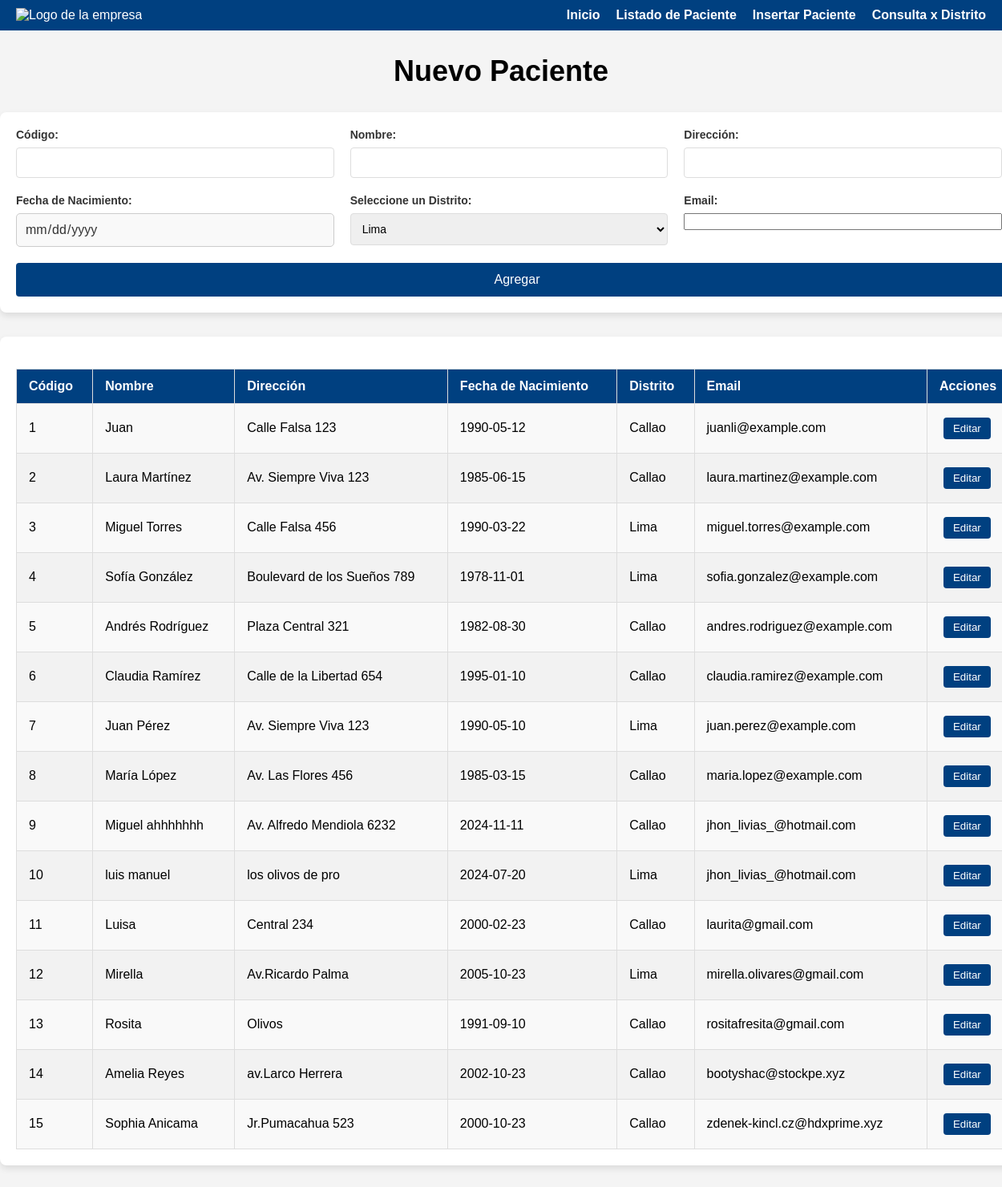
Page /Vista/lista-pacientes.php on the committed database.
### tables this page shows
CREATE TABLE `pacientes` (
  `id_paciente` int(11) NOT NULL,
  `nombre` varchar(100) NOT NULL,
  `fecha_nacimiento` date NOT NULL,
  `direccion` varchar(255) DEFAULT NULL,
  `telefono` varchar(15) NOT NULL,
  `email` varchar(100) DEFAULT NULL,
  `codigo_distrito` int(11) DEFAULT NULL
);

CREATE TABLE `distrito` (
  `id_distrito` int(11) NOT NULL,
  `nombre_distrito` varchar(100) NOT NULL,
  `descripcion` varchar(255) DEFAULT NULL,
  `fecha_creacion` timestamp NOT NULL DEFAULT current_timestamp()
);

### DAO/DistritoDAO.php (called while the page is built, shortened)
<?php
class DistritoDAO
{
  public static function getAllDistritos()
  {
    try {
      $conn = conectar();
      $sql = "CALL sp_obtenerDistritos()";
      $stmt = $conn->query($sql);
      return $stmt->fetchAll(PDO::FETCH_ASSOC);
    } catch (PDOException $e) {
      echo "Error al obtener los Distritos: " . $e->getMessage();
    }
  }
}

### Controlador/DistritoController.php (called while the page is built)
<?php
include_once __DIR__ . '/../DAO/DistritoDAO.php';
class DistritoController
{
  public function getAllDistritos()
  {
    return DistritoDAO::getAllDistritos();
  }
}

### DAO/PacienteDAO.php (called while the page is built, shortened)
<?php
class PacienteDAO
{
  public static function getAllPacientes()
  {
    try {
      $conn = conectar();
      $sql =  "CALL sp_listar_paciente()";
      $stmt = $conn->query($sql);
      return $stmt->fetchAll(PDO::FETCH_ASSOC);
    } catch (PDOException $e) {
      echo "Error al obtener los Pacientes: " . $e->getMessage();
    }
  }
}

### Controlador/PacienteController.php (called while the page is built, shortened)
<?php
include_once __DIR__ . '/../DAO/PacienteDAO.php';
class PacienteController
{
  public function getAllPacientes()
  {
    return PacienteDAO::getAllPacientes();
  }
}

### Vista/lista-pacientes.php (the view, shortened to what this page needs)
<?php
require_once '../Controlador/PacienteController.php';
require_once '../Controlador/DistritoController.php';
$controlador = new PacienteController();
$pacientes = $controlador->getAllPacientes();
$controladorDistritos = new DistritoController();
$distritos = $controladorDistritos->getAllDistritos();
$editMode = false;
$pacienteToEdit = null;
?>
<!DOCTYPE html>
<html lang="es">
<head>
    <link rel="stylesheet" type="text/css" href="./lista-pacientes.css">
</head>
<body>
    <header>
        <?php include 'header.php'; ?>
    </header>
    <section>
        <h1><?= $editMode ? "Actualizar Paciente" : "Nuevo Paciente"; ?></h1>
        <div class="form-container">
            <form method="POST" action="lista-pacientes.php">
                <div class="form-row">
                    <div>
                        <label for="codigo">Código:</label>
                        <input name="id" type="text" value="<?= $editMode && isset($pacienteToEdit['id_paciente']) ? htmlspecialchars($pacienteToEdit['id_paciente']) : '' ?>" <?= $editMode ? 'readonly' : '' ?>>
                    </div>
                    <div>
                        <label for="nombre">Nombre:</label>
                        <input name="nombre" type="text" value="<?= $editMode && isset($pacienteToEdit['nombre']) ? htmlspecialchars($pacienteToEdit['nombre']) : '' ?>" required>
                    </div>
                    <div>
                        <label for="direccion">Dirección:</label>
                        <input name="direccion" type="text" value="<?= $editMode && isset($pacienteToEdit['direccion']) ? htmlspecialchars($pacienteToEdit['direccion']) : '' ?>" required>
                    </div>
                    <div>
                        <label for="fecha_nacimiento">Fecha de Nacimiento:</label>
                        <input name="fecha_nacimiento" type="date" class="styled-date" value="<?= $editMode && isset($pacienteToEdit['fecha_nacimiento']) ? htmlspecialchars($pacienteToEdit['fecha_nacimiento']) : '' ?>" required>
                    </div>
                    <div>
                        <label for="selDistrito">Seleccione un Distrito:</label>
                        <select name="selDistrito" id="selDistrito" required>
                            <?php foreach ($distritos as $distrito): ?>
                                <option value="<?= isset($distrito['id_distrito']) ? $distrito['id_distrito'] : '' ?>"
                                    <?= ($editMode && isset($pacienteToEdit['id_distrito']) && $pacienteToEdit['id_distrito'] == $distrito['id_distrito']) ? 'selected' : '' ?>>
                                    <?= htmlspecialchars($distrito['nombre_distrito'] ?? 'Sin nombre') ?>
                                </option>
                            <?php endforeach; ?>
                        </select>
                    </div>
                    <div>
                        <label for="email">Email:</label>
                        <input name="email" type="email" value="<?= $editMode && isset($pacienteToEdit['email']) ? htmlspecialchars($pacienteToEdit['email']) : '' ?>" required>
                    </div>
                </div>
                <button class="submit-btn" type="submit" name="accion" value="<?= $editMode ? 'actualizar' : 'agregar' ?>">
                    <?= $editMode ? 'Actualizar' : 'Agregar' ?>
                </button>
            </form>
        </div>
        <div class="table-container">
            <table>
                <thead>
                    <tr>
                        <th>Código</th>
                        <th>Nombre</th>
                        <th>Dirección</th>
                        <th>Fecha de Nacimiento</th>
                        <th>Distrito</th>
                        <th>Email</th>
                        <th>Acciones</th>
                    </tr>
                </thead>
                <tbody>
                    <?php foreach ($pacientes as $paciente): ?>
                        <tr>
                            <td><?= htmlspecialchars($paciente['id_paciente'] ?? '') ?></td>
                            <td><?= htmlspecialchars($paciente['nombre'] ?? '') ?></td>
                            <td><?= htmlspecialchars($paciente['direccion'] ?? '') ?></td>
                            <td><?= htmlspecialchars($paciente['fecha_nacimiento'] ?? '') ?></td>
                            <td><?= htmlspecialchars($paciente['nombre_distrito'] ?? '') ?></td>
                            <td><?= htmlspecialchars($paciente['email'] ?? '') ?></td>
                            <td>
                                <form action="lista-pacientes.php" method="POST" style="display:inline-block;">
                                    <button type="submit" name="accion" value="editar" class="btn-editar">Editar</button>
                                </form>
                            </td>
                        </tr>
                    <?php endforeach; ?>
                </tbody>
            </table>
        </div>
    </section>
</body>
</html>

### Vista/lista-pacientes.css (style rules this page uses)
body { font-family: Arial, sans-serif; margin: 0; padding: 0; background-color: #f4f4f4; }
h1 { text-align: center; font-size: 36px; font-weight: bold; margin-bottom: 20px; }
.form-container { max-width: 1280px; width: 100%; margin: 30px auto; padding: 20px; background-color: #fff; border-radius: 8px; box-shadow: 0 4px 8px rgba(0, 0, 0, 0.1); }
.form-row { display: flex; flex-wrap: wrap; gap: 20px; justify-content: flex-start; align-items: flex-start; }
.form-row div { display: flex; flex-direction: column; gap: 8px; width: calc(33.333% - 20px); }
.form-row label { font-weight: bold; font-size: 14px; color: #333; }
.form-row input[type='text'], .form-row select { padding: 10px; border: 1px solid #ddd; border-radius: 4px; font-size: 14px; box-sizing: border-box; }
.form-row select { width: 100%; height: 40px; }
.submit-btn { padding: 12px 20px; background-color: #004080; color: white; font-size: 16px; border: none; border-radius: 4px; cursor: pointer; width: 100%; margin-top: 20px; }
table { max-width: 1280px; width: 100%; border-collapse: collapse; margin-top: 20px; }
table th, table td { padding: 12px 15px; text-align: left; }
table th { background-color: #004080; color: white; }
table tbody tr { background-color: #f9f9f9; }
table tbody tr:nth-child(even) { background-color: #f2f2f2; }
table td { border: 1px solid #ddd; }
table th { border: 1px solid #ddd; }
.btn-eliminar, .btn-editar { padding: 6px 12px; color: white; background-color: #dc3545; border: none; border-radius: 4px; cursor: pointer; margin: 5px; }
.btn-editar { background-color: #004080; }
.styled-date { appearance: none; -webkit-appearance: none; -moz-appearance: none; font-family: 'Arial', sans-serif; font-size: 16px; color: #333; padding: 10px; border: 1px solid #ccc; border-radius: 5px; background-color: #f9f9f9; background-repeat: no-repeat; background-position: right 10px center; background-size: 20px; transition: border-color 0.3s, box-shadow 0.3s; }
.table-container { max-width: 1280px; width: 100%; margin: 30px auto; padding: 20px; background-color: #fff; border-radius: 8px; box-shadow: 0 4px 8px rgba(0, 0, 0, 0.1); }

### rows in the picture
pacientes: id_paciente "1", nombre "Juan", direccion "Calle Falsa 123", fecha_nacimiento "1990-05-12", codigo_distrito.nombre_distrito "Callao", email "juanli@example.com"
pacientes: id_paciente "2", nombre "Laura Martínez", direccion "Av. Siempre Viva 123", fecha_nacimiento "1985-06-15", codigo_distrito.nombre_distrito "Callao", email "laura.martinez@example.com"
pacientes: id_paciente "3", nombre "Miguel Torres", direccion "Calle Falsa 456", fecha_nacimiento "1990-03-22", codigo_distrito.nombre_distrito "Lima", email "miguel.torres@example.com"
pacientes: id_paciente "4", nombre "Sofía González", direccion "Boulevard de los Sueños 789", fecha_nacimiento "1978-11-01", codigo_distrito.nombre_distrito "Lima", email "sofia.gonzalez@example.com"
pacientes: id_paciente "5", nombre "Andrés Rodríguez", direccion "Plaza Central 321", fecha_nacimiento "1982-08-30", codigo_distrito.nombre_distrito "Callao", email "andres.rodriguez@example.com"
pacientes: id_paciente "6", nombre "Claudia Ramírez", direccion "Calle de la Libertad 654", fecha_nacimiento "1995-01-10", codigo_distrito.nombre_distrito "Callao", email "claudia.ramirez@example.com"
pacientes: id_paciente "7", nombre "Juan Pérez", direccion "Av. Siempre Viva 123", fecha_nacimiento "1990-05-10", codigo_distrito.nombre_distrito "Lima", email "juan.perez@example.com"
pacientes: id_paciente "8", nombre "María López", direccion "Av. Las Flores 456", fecha_nacimiento "1985-03-15", codigo_distrito.nombre_distrito "Callao", email "maria.lopez@example.com"
pacientes: id_paciente "9", nombre "Miguel ahhhhhhh", direccion "Av. Alfredo Mendiola 6232", fecha_nacimiento "2024-11-11", codigo_distrito.nombre_distrito "Callao", email "jhon_livias_@hotmail.com"
pacientes: id_paciente "10", nombre "luis manuel", direccion "los olivos de pro", fecha_nacimiento "2024-07-20", codigo_distrito.nombre_distrito "Lima", email "jhon_livias_@hotmail.com"
pacientes: id_paciente "11", nombre "Luisa", direccion "Central 234", fecha_nacimiento "2000-02-23", codigo_distrito.nombre_distrito "Callao", email "laurita@gmail.com"
pacientes: id_paciente "12", nombre "Mirella", direccion "Av.Ricardo Palma", fecha_nacimiento "2005-10-23", codigo_distrito.nombre_distrito "Lima", email "mirella.olivares@gmail.com"
pacientes: id_paciente "13", nombre "Rosita", direccion "Olivos", fecha_nacimiento "1991-09-10", codigo_distrito.nombre_distrito "Callao", email "rositafresita@gmail.com"
pacientes: id_paciente "14", nombre "Amelia Reyes", direccion "av.Larco Herrera", fecha_nacimiento "2002-10-23", codigo_distrito.nombre_distrito "Callao", email "bootyshac@stockpe.xyz"
pacientes: id_paciente "15", nombre "Sophia Anicama", direccion "Jr.Pumacahua 523", fecha_nacimiento "2000-10-23", codigo_distrito.nombre_distrito "Callao", email "zdenek-kincl.cz@hdxprime.xyz"

### other values in the picture
form field selDistrito "Lima"
